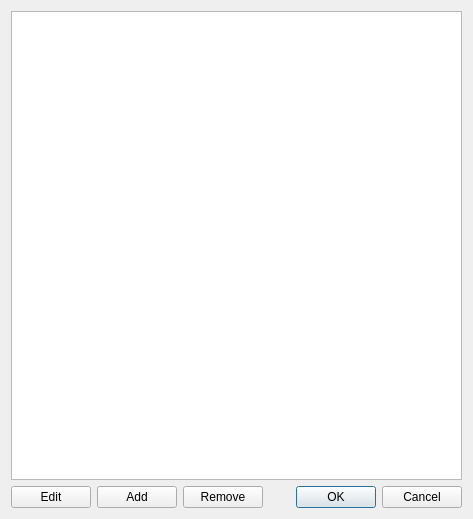
<?xml version="1.0" encoding="UTF-8"?>
<ui version="4.0">
 <class>DlgMenuSetupUI</class>
 <widget class="QDialog" name="DlgMenuSetupUI">
  <property name="geometry">
   <rect>
    <x>0</x>
    <y>0</y>
    <width>473</width>
    <height>519</height>
   </rect>
  </property>
  <property name="windowTitle">
   <string>Menu Setup</string>
  </property>
  <layout class="QGridLayout" name="gridLayout">
   <item row="0" column="0" colspan="6">
    <widget class="QListWidget" name="menuLstWdt"/>
   </item>
   <item row="2" column="5">
    <widget class="QDialogButtonBox" name="buttonBox">
     <property name="standardButtons">
      <set>QDialogButtonBox::Cancel|QDialogButtonBox::Ok</set>
     </property>
    </widget>
   </item>
   <item row="2" column="1">
    <widget class="QPushButton" name="addBtn">
     <property name="text">
      <string>Add</string>
     </property>
     <attribute name="buttonGroup">
      <string>buttonGroup</string>
     </attribute>
    </widget>
   </item>
   <item row="2" column="0">
    <widget class="QPushButton" name="editBtn">
     <property name="text">
      <string>Edit</string>
     </property>
     <attribute name="buttonGroup">
      <string>buttonGroup</string>
     </attribute>
    </widget>
   </item>
   <item row="2" column="2" colspan="2">
    <widget class="QPushButton" name="removeBtn">
     <property name="text">
      <string>Remove</string>
     </property>
     <attribute name="buttonGroup">
      <string>buttonGroup</string>
     </attribute>
    </widget>
   </item>
  </layout>
 </widget>
 <resources/>
 <connections/>
 <buttongroups>
  <buttongroup name="buttonGroup"/>
 </buttongroups>
</ui>
